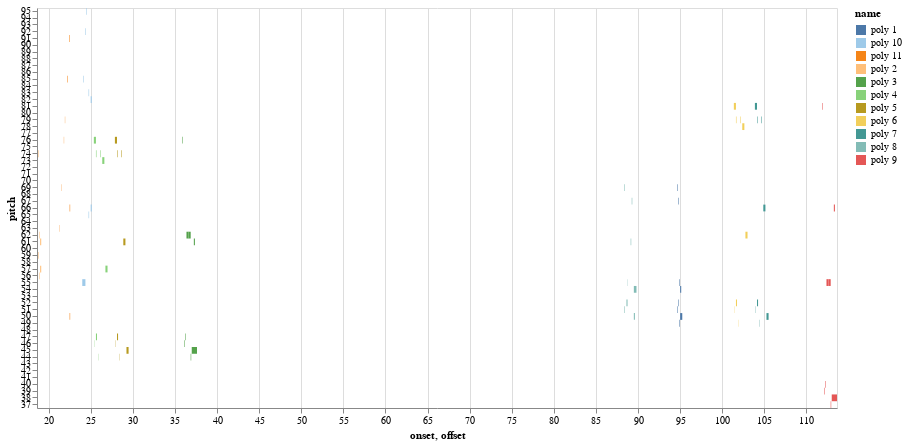

The code cell stored with this chart in its notebook:
### Code cell
plotpolygrams([], best)

### Figure 1 — Vega-Lite specification as saved in the notebook (floating-point values rounded to 4 significant figures)
{"data": {"values": [{"name": "poly 1", "offset": 94.69, "onset": 94.62, "pitch": 69}, {"name": "poly 1", "offset": 94.69, "onset": 94.62, "pitch": 51}, {"name": "poly 1", "offset": 94.81, "onset": 94.75, "pitch": 67}, {"name": "poly 1", "offset": 94.81, "onset": 94.75, "pitch": 52}, {"name": "poly 1", "offset": 94.94, "onset": 94.88, "pitch": 55}, {"name": "poly 1", "offset": 94.94, "onset": 94.88, "pitch": 49}, {"name": "poly 1", "offset": 95.12, "onset": 95, "pitch": 54}, {"name": "poly 1", "offset": 95.25, "onset": 95, "pitch": 50}, {"name": "poly 2", "offset": 18.69, "onset": 18.62, "pitch": 76}, {"name": "poly 2", "offset": 18.69, "onset": 18.62, "pitch": 58}, {"name": "poly 2", "offset": 18.81, "onset": 18.75, "pitch": 74}, {"name": "poly 2", "offset": 18.81, "onset": 18.75, "pitch": 59}, {"name": "poly 2", "offset": 18.94, "onset": 18.88, "pitch": 62}, {"name": "poly 2", "offset": 18.94, "onset": 18.88, "pitch": 56}, {"name": "poly 2", "offset": 19.12, "onset": 19, "pitch": 61}, {"name": "poly 2", "offset": 19.12, "onset": 19, "pitch": 57}, {"name": "poly 3", "offset": 35.94, "onset": 35.88, "pitch": 76}, {"name": "poly 3", "offset": 36.19, "onset": 36.12, "pitch": 46}, {"name": "poly 3", "offset": 36.31, "onset": 36.25, "pitch": 47}, {"name": "poly 3", "offset": 36.62, "onset": 36.38, "pitch": 62}, {"name": "poly 3", "offset": 36.88, "onset": 36.62, "pitch": 62}, {"name": "poly 3", "offset": 36.94, "onset": 36.88, "pitch": 44}, {"name": "poly 3", "offset": 37.62, "onset": 37, "pitch": 45}, {"name": "poly 3", "offset": 37.38, "onset": 37.25, "pitch": 61}, {"name": "poly 4", "offset": 25.62, "onset": 25.38, "pitch": 76}, {"name": "poly 4", "offset": 25.47, "onset": 25.44, "pitch": 46}, {"name": "poly 4", "offset": 25.69, "onset": 25.62, "pitch": 74}, {"name": "poly 4", "offset": 25.75, "onset": 25.62, "pitch": 47}, {"name": "poly 4", "offset": 25.91, "onset": 25.88, "pitch": 44}, {"name": "poly 4", "offset": 26.19, "onset": 26.12, "pitch": 74}, {"name": "poly 4", "offset": 26.62, "onset": 26.38, "pitch": 73}, {"name": "poly 4", "offset": 27, "onset": 26.75, "pitch": 57}, {"name": "poly 5", "offset": 28.12, "onset": 27.88, "pitch": 76}, {"name": "poly 5", "offset": 27.97, "onset": 27.94, "pitch": 46}, {"name": "poly 5", "offset": 28.19, "onset": 28.12, "pitch": 74}, {"name": "poly 5", "offset": 28.25, "onset": 28.12, "pitch": 47}, {"name": "poly 5", "offset": 28.41, "onset": 28.38, "pitch": 44}, {"name": "poly 5", "offset": 28.69, "onset": 28.62, "pitch": 74}, {"name": "poly 5", "offset": 29.12, "onset": 28.88, "pitch": 61}, {"name": "poly 5", "offset": 29.5, "onset": 29.25, "pitch": 45}, {"name": "poly 6", "offset": 101.6, "onset": 101.4, "pitch": 81}, {"name": "poly 6", "offset": 101.5, "onset": 101.4, "pitch": 51}, {"name": "poly 6", "offset": 101.7, "onset": 101.6, "pitch": 79}, {"name": "poly 6", "offset": 101.8, "onset": 101.6, "pitch": 52}, {"name": "poly 6", "offset": 101.9, "onset": 101.9, "pitch": 49}, {"name": "poly 6", "offset": 102.2, "onset": 102.1, "pitch": 79}, {"name": "poly 6", "offset": 102.6, "onset": 102.4, "pitch": 78}, {"name": "poly 6", "offset": 103, "onset": 102.8, "pitch": 62}, {"name": "poly 7", "offset": 104.1, "onset": 103.9, "pitch": 81}, {"name": "poly 7", "offset": 104.0, "onset": 103.9, "pitch": 51}, {"name": "poly 7", "offset": 104.2, "onset": 104.1, "pitch": 79}, {"name": "poly 7", "offset": 104.2, "onset": 104.1, "pitch": 52}, {"name": "poly 7", "offset": 104.4, "onset": 104.4, "pitch": 49}, {"name": "poly 7", "offset": 104.7, "onset": 104.6, "pitch": 79}, {"name": "poly 7", "offset": 105.1, "onset": 104.9, "pitch": 66}, {"name": "poly 7", "offset": 105.5, "onset": 105.2, "pitch": 50}, {"name": "poly 8", "offset": 88.44, "onset": 88.38, "pitch": 69}, {"name": "poly 8", "offset": 88.44, "onset": 88.38, "pitch": 51}, {"name": "poly 8", "offset": 88.75, "onset": 88.62, "pitch": 52}, {"name": "poly 8", "offset": 88.72, "onset": 88.69, "pitch": 55}, {"name": "poly 8", "offset": 89.19, "onset": 89.12, "pitch": 61}, {"name": "poly 8", "offset": 89.31, "onset": 89.25, "pitch": 67}, {"name": "poly 8", "offset": 89.81, "onset": 89.5, "pitch": 54}, {"name": "poly 8", "offset": 89.62, "onset": 89.5, "pitch": 50}, {"name": "poly 9", "offset": 111.9, "onset": 111.9, "pitch": 81}, {"name": "poly 9", "offset": 112.2, "onset": 112.1, "pitch": 39}, {"name": "poly 9", "offset": 112.3, "onset": 112.2, "pitch": 40}, {"name": "poly 9", "offset": 112.6, "onset": 112.4, "pitch": 55}, {"name": "poly 9", "offset": 112.9, "onset": 112.6, "pitch": 55}, {"name": "poly 9", "offset": 112.9, "onset": 112.9, "pitch": 37}, {"name": "poly 9", "offset": 113.6, "onset": 113, "pitch": 38}, {"name": "poly 9", "offset": 113.4, "onset": 113.2, "pitch": 66}, {"name": "poly 10", "offset": 24.38, "onset": 24, "pitch": 55}, {"name": "poly 10", "offset": 24.19, "onset": 24.12, "pitch": 85}, {"name": "poly 10", "offset": 24.44, "onset": 24.38, "pitch": 92}, {"name": "poly 10", "offset": 24.56, "onset": 24.5, "pitch": 95}, {"name": "poly 10", "offset": 24.81, "onset": 24.75, "pitch": 83}, {"name": "poly 10", "offset": 24.81, "onset": 24.75, "pitch": 65}, {"name": "poly 10", "offset": 25.12, "onset": 25, "pitch": 82}, {"name": "poly 10", "offset": 25.12, "onset": 25, "pitch": 66}, {"name": "poly 11", "offset": 21.34, "onset": 21.31, "pitch": 63}, {"name": "poly 11", "offset": 21.59, "onset": 21.56, "pitch": 69}, {"name": "poly 11", "offset": 21.84, "onset": 21.81, "pitch": 76}, {"name": "poly 11", "offset": 21.97, "onset": 21.94, "pitch": 79}, {"name": "poly 11", "offset": 22.25, "onset": 22.19, "pitch": 85}, {"name": "poly 11", "offset": 22.5, "onset": 22.44, "pitch": 91}, {"name": "poly 11", "offset": 22.56, "onset": 22.5, "pitch": 66}, {"name": "poly 11", "offset": 22.56, "onset": 22.5, "pitch": 50}]}, "encoding": {"color": {"field": "name", "scale": {"scheme": "tableau20"}, "type": "nominal"}, "tooltip": {"field": "pitch", "type": "quantitative"}, "x": {"field": "onset", "scale": {"domain": [18.62, 113.6]}, "type": "quantitative"}, "x2": {"field": "offset", "type": "quantitative"}, "y": {"field": "pitch", "scale": {"domain": [95, 94, 93, 92, 91, 90, 89, 88, 87, 86, 85, 84, 83, 82, 81, 80, 79, 78, 77, 76, 75, 74, 73, 72, 71, 70, 69, 68, 67, 66, 65, 64, 63, 62, 61, 60, 59, 58, 57, 56, 55, 54, 53, 52, 51, 50, 49, 48, 47, 46, 45, 44, 43, 42, 41, 40, 39, 38, 37]}, "type": "ordinal"}}, "height": 400, "mark": {"clip": true, "type": "rect"}, "width": 800}
